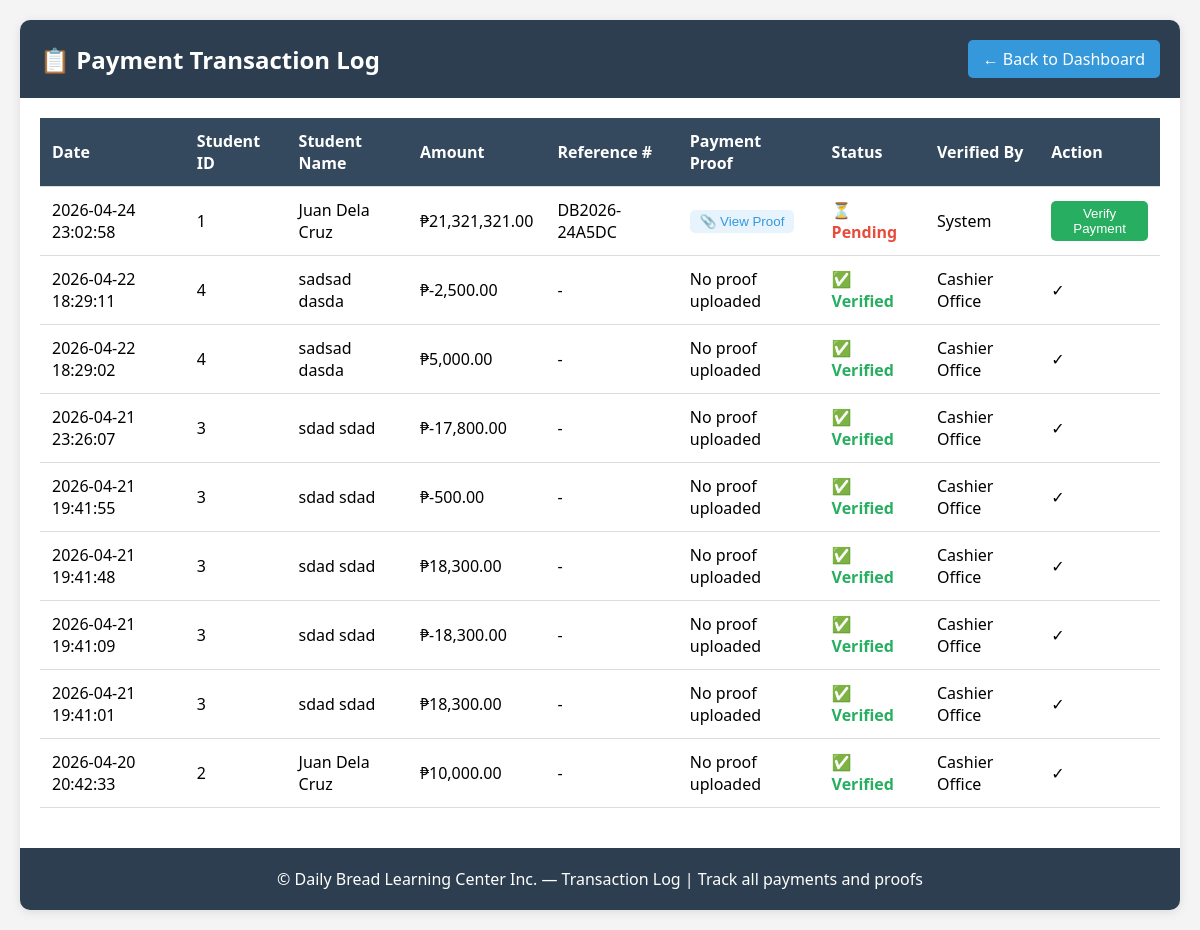
Before: /transaction_log.php (signed in) with the older database file.
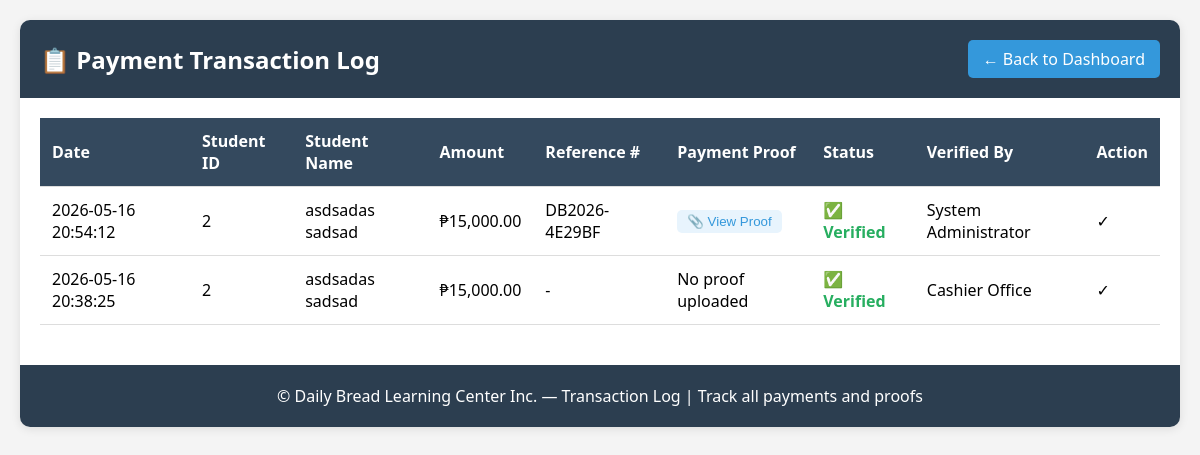
After: the same page with the newer database file.
### tables this page shows
CREATE TABLE `payment_transactions` (
  `transaction_id` int(11) NOT NULL AUTO_INCREMENT,
  `enrollee_id` int(11) NOT NULL,
  `payment_date` date NOT NULL,
  `payment_amount` decimal(10,2) NOT NULL,
  `payment_type` varchar(50) NOT NULL,
  `receipt_number` varchar(50) DEFAULT NULL,
  `notes` text DEFAULT NULL,
  `processed_by` varchar(100) NOT NULL,
  `created_at` timestamp NOT NULL DEFAULT current_timestamp(),
  `receipt_generated` tinyint(4) DEFAULT 0,
  `receipt_path` varchar(500) DEFAULT NULL,
  `processed_by_user_id` int(11) DEFAULT NULL,
  `payment_status` varchar(50) DEFAULT NULL,
  `refund_amount` decimal(10,2) DEFAULT 0.00,
  `refund_date` date DEFAULT NULL,
  `refund_reason` text DEFAULT NULL,
  `refund_status` varchar(20) DEFAULT 'None',
  `payment_method` varchar(50) DEFAULT 'Cash',
  `payment_reference` varchar(100) DEFAULT NULL,
  `payment_verified` tinyint(4) DEFAULT 1,
  `request_id` int(11) DEFAULT NULL,
  PRIMARY KEY (`transaction_id`),
  KEY `enrollee_id` (`enrollee_id`),
  KEY `processed_by_user_id` (`processed_by_user_id`),
  CONSTRAINT `payment_transactions_ibfk_1` FOREIGN KEY (`enrollee_id`) REFERENCES `enrollees` (`enrollee_id`) ON DELETE CASCADE,
  CONSTRAINT `payment_transactions_ibfk_2` FOREIGN KEY (`processed_by_user_id`) REFERENCES `users` (`user_id`) ON DELETE SET NULL
);

CREATE TABLE `enrollees` (
  `enrollee_id` int(11) NOT NULL AUTO_INCREMENT,
  `student_type` varchar(20) NOT NULL,
  `program_level` varchar(20) NOT NULL,
  `payment_plan` varchar(50) NOT NULL,
  `payment_amount` decimal(10,2) NOT NULL,
  `last_name` varchar(50) NOT NULL,
  `first_name` varchar(50) NOT NULL,
  `middle_name` varchar(50) DEFAULT NULL,
  `nickname` varchar(50) DEFAULT NULL,
  `birth_date` date NOT NULL,
  `place_of_birth` varchar(100) DEFAULT NULL,
  `address` varchar(255) NOT NULL,
  `email` varchar(100) DEFAULT NULL,
  `password_hash` varchar(255) DEFAULT NULL,
  `created_at` timestamp NOT NULL DEFAULT current_timestamp(),
  `qualification_status` varchar(20) DEFAULT 'Pending',
  `payment_status` varchar(50) DEFAULT 'Unpaid',
  `requirements_status` varchar(20) DEFAULT 'Pending',
  `requirements_notes` text DEFAULT NULL,
  `birth_cert_received` tinyint(4) DEFAULT 0,
  `id_picture_received` tinyint(4) DEFAULT 0,
  `report_card_received` tinyint(4) DEFAULT 0,
  `immunization_record_received` tinyint(4) DEFAULT 0,
  `medical_cert_received` tinyint(4) DEFAULT 0,
  `proof_certification_received` tinyint(4) DEFAULT 0,
  `enrollment_status` varchar(20) DEFAULT 'Pending',
  `enrollment_status_date` date DEFAULT NULL,
  `enrollment_status_reason` text DEFAULT NULL,
  `is_archived` tinyint(4) DEFAULT 0,
  `archived_date` date DEFAULT NULL,
  `archive_reason` varchar(100) DEFAULT NULL,
  PRIMARY KEY (`enrollee_id`)
);

### transaction_log.php (the view, shortened to what this page needs)
<?php
require_once 'db_connection.php';
$stmt = $pdo->query("
    SELECT pt.*, e.first_name, e.last_name, e.enrollee_id
    FROM payment_transactions pt
    JOIN enrollees e ON pt.enrollee_id = e.enrollee_id
    ORDER BY pt.created_at DESC
");
$transactions = $stmt->fetchAll(PDO::FETCH_ASSOC);
?>
<!DOCTYPE html>
<html lang="en">
<head>
</head>
<body>
<div class="container">
    <div class="header">
        <h2>📋 Payment Transaction Log</h2>
        <a href="admin_dashboard.php" class="back-btn">← Back to Dashboard</a>
    </div>
    <div class="content">
        <div style="overflow-x: auto;">
            <table>
                <thead>
                    <tr>
                        <th>Date</th>
                        <th>Student ID</th>
                        <th>Student Name</th>
                        <th>Amount</th>
                        <th>Reference #</th>
                        <th>Payment Proof</th>
                        <th>Status</th>
                        <th>Verified By</th>
                        <th>Action</th>
                    </tr>
                </thead>
                <tbody>
                    <?php foreach($transactions as $t): ?>
                    <tr>
                        <td><?php echo date('Y-m-d H:i:s', strtotime($t['created_at'])); ?></td>
                        <td><?php echo $t['enrollee_id']; ?></td>
                        <td><?php echo $t['first_name'] . ' ' . $t['last_name']; ?></td>
                        <td>₱<?php echo number_format($t['payment_amount'], 2); ?></td>
                        <td><?php echo $t['payment_reference'] ?? '-'; ?></td>
                        <td>
                            <?php if($t['receipt_path'] && file_exists($t['receipt_path'])): ?>
                                <button class="proof-link" onclick="viewProof('<?php echo $t['receipt_path']; ?>', '<?php echo $t['first_name'] . ' ' . $t['last_name']; ?>')">📎 View Proof</button>
                            <?php else: ?>
                                No proof uploaded
                            <?php endif; ?>
                        </td>
                        <td class="<?php echo $t['payment_verified'] ? 'verified' : 'pending'; ?>">
                            <?php echo $t['payment_verified'] ? '✅ Verified' : '⏳ Pending'; ?>
                        </td>
                        <td><?php echo $t['processed_by'] ?: '-'; ?></td>
                        <td>
                            <?php if(!$t['payment_verified']): ?>
                            <form method="POST">
                                <button type="submit" name="verify_payment" class="btn-verify">Verify Payment</button>
                            </form>
                            <?php else: ?>
                            ✓
                            <?php endif; ?>
                        </td>
                    </tr>
                    <?php endforeach; ?>
                </tbody>
            </table>
        </div>
    </div>
    <div class="footer">
        <p>© Daily Bread Learning Center Inc. — Transaction Log | Track all payments and proofs</p>
    </div>
</div>
</body>
</html>

Changed rows visible on the page:
removed payment_transactions: created_at "2026-04-24 23:02:58", enrollee.enrollee_id "1", enrollee.first_name "Juan", enrollee.last_name "Dela Cruz", payment_amount "21,321,321.00", payment_reference "DB2026-24A5DC", payment_verified "⏳ Pending", processed_by "System"
removed payment_transactions: created_at "2026-04-22 18:29:11", enrollee.enrollee_id "4", enrollee.first_name "sadsad", enrollee.last_name "dasda", payment_amount "-2,500.00", payment_reference "-", shows "No proof uploaded", payment_verified "✅ Verified", processed_by "Cashier Office"
removed payment_transactions: created_at "2026-04-22 18:29:02", enrollee.enrollee_id "4", enrollee.first_name "sadsad", enrollee.last_name "dasda", payment_amount "5,000.00", payment_reference "-", shows "No proof uploaded", payment_verified "✅ Verified", processed_by "Cashier Office"
removed payment_transactions: created_at "2026-04-21 23:26:07", enrollee.enrollee_id "3", enrollee.first_name "sdad", enrollee.last_name "sdad", payment_amount "-17,800.00", payment_reference "-", shows "No proof uploaded", payment_verified "✅ Verified", processed_by "Cashier Office"
removed payment_transactions: created_at "2026-04-21 19:41:55", enrollee.enrollee_id "3", enrollee.first_name "sdad", enrollee.last_name "sdad", payment_amount "-500.00", payment_reference "-", shows "No proof uploaded", payment_verified "✅ Verified", processed_by "Cashier Office"
removed payment_transactions: created_at "2026-04-21 19:41:48", enrollee.enrollee_id "3", enrollee.first_name "sdad", enrollee.last_name "sdad", payment_amount "18,300.00", payment_reference "-", shows "No proof uploaded", payment_verified "✅ Verified", processed_by "Cashier Office"
removed payment_transactions: created_at "2026-04-21 19:41:09", enrollee.enrollee_id "3", enrollee.first_name "sdad", enrollee.last_name "sdad", payment_amount "-18,300.00", payment_reference "-", shows "No proof uploaded", payment_verified "✅ Verified", processed_by "Cashier Office"
removed payment_transactions: created_at "2026-04-21 19:41:01", enrollee.enrollee_id "3", enrollee.first_name "sdad", enrollee.last_name "sdad", payment_amount "18,300.00", payment_reference "-", shows "No proof uploaded", payment_verified "✅ Verified", processed_by "Cashier Office"
removed payment_transactions: created_at "2026-04-20 20:42:33", enrollee.enrollee_id "2", enrollee.first_name "Juan", enrollee.last_name "Dela Cruz", payment_amount "10,000.00", payment_reference "-", shows "No proof uploaded", payment_verified "✅ Verified", processed_by "Cashier Office"
added payment_transactions: created_at "2026-05-16 20:54:12", enrollee.enrollee_id "2", enrollee.first_name "asdsadas", enrollee.last_name "sadsad", payment_amount "15,000.00", payment_reference "DB2026-4E29BF", payment_verified "✅ Verified", processed_by "System Administrator"
added payment_transactions: created_at "2026-05-16 20:38:25", enrollee.enrollee_id "2", enrollee.first_name "asdsadas", enrollee.last_name "sadsad", payment_amount "15,000.00", payment_reference "-", shows "No proof uploaded", payment_verified "✅ Verified", processed_by "Cashier Office"
